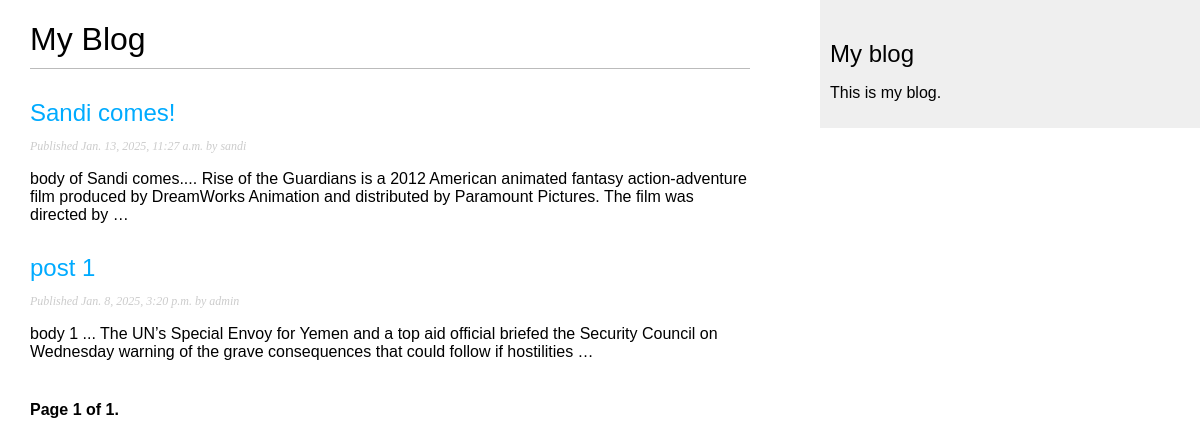
/blog/, run on an earlier commit of the app's database.
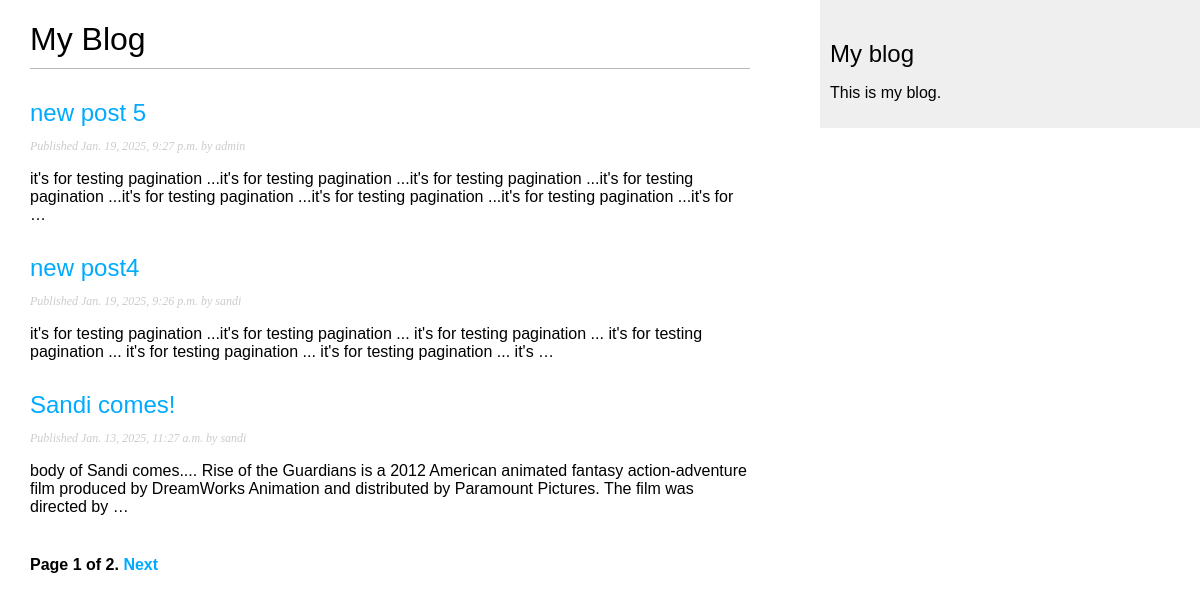
And on a later commit of the database.
### blog/models.py (models this page shows, shortened)
class Post(models.Model):
    class Status(models.TextChoices):
        DRAFT = 'DF', 'Draft'
        PUBLISHED = 'PB', 'Published'
    title= models.CharField(max_length=250)
    slug= models.SlugField(max_length=250, unique_for_date='publish')
    body= models.TextField()
    publish = models.DateTimeField(default=timezone.now)
    created = models.DateTimeField(auto_now_add=True)
    updated = models.DateTimeField(auto_now=True)
    status = models.CharField(
        max_length=2,
        choices=Status,
        default=Status.DRAFT
    )
    author = models.ForeignKey(settings.AUTH_USER_MODEL, on_delete=models.CASCADE, related_name='blog_posts')
    objects = models.Manager()
    published = publishedManager()
    class Meta:
        ordering = ['-publish']
        indexes = [
            models.Index(fields=['-publish']),
        ]
    def get_absolute_url(self):
        return reverse('blog:post_detail', args=[self.publish.year, self.publish.month, self.publish.day, self.slug])

### blog/views.py (the view)
# urls.py: path('', views.post_list, name='post_list'),
def post_list(request):
    post_list = Post.published.all()
    paginator = Paginator(post_list, 3)     #init Pagination with 3 posts per page
    page_number = request.GET.get('page', 1)
    posts = paginator.page(page_number)
    return render(request, 'blog/post/list.html', {'posts': posts})

### blog/models.py (called while the page is built)
    def get_queryset(self):
        return super().get_queryset().filter(status = Post.Status.PUBLISHED)

### blog/templates/blog/post/list.html (shortened to what this page needs)
{% extends "blog/base.html" %}
{% block content %}
    <h1>My Blog</h1>
    {% for post in posts %}
        <h2>
            <a href="{{ post.get_absolute_url }}">
                {{ post.title }}
            </a>
        </h2>
        <p class="date">
            Published {{ post.publish }} by {{ post.author }}
        </p>
        {{ post.body|truncatewords:30|linebreaks }}
    {% endfor %}
    {% include "pagination.html" with page=posts %}
{% endblock %}

### blog/templates/blog/base.html (shortened to what this page needs)
{% load static %}
<!DOCTYPE html>
<html>
<head>
    <link href="{% static "css/blog.css" %}" rel="stylesheet">
</head>
<body>
    <div id="content">
        {% block content %}
        {% endblock %}
    </div>
    <div id="sidebar">
        <h2>My blog</h2>
        <p>This is my blog.</p>
    </div>
</body>
</html>

### blog/templates/pagination.html (shortened to what this page needs)
<div class="pagination">
    <span class="step-links">
        <span class="current">
            Page {{ page.number }} of {{ page.paginator.num_pages }}.
        </span>
        {% if page.has_next %}
            <a href="?page={{ page.next_page_number }}">Next</a>
        {% endif %}
    </span>
</div>

### blog/static/css/blog.css (style rules this page uses)
body { margin:0; padding:0; font-family:helvetica, sans-serif; }
a { color:#00abff; text-decoration:none; }
h1 { font-weight:normal; border-bottom:1px solid #bbb; padding:0 0 10px 0; }
h2 { font-weight:normal; margin:30px 0 0; }
#content { float:left; width:60%; padding:0 0 0 30px; }
#sidebar { float:right; width:30%; padding:10px; background:#efefef; height:100%; }
p.date { color:#ccc; font-family: georgia, serif; font-size: 12px; font-style: italic; }
.pagination { margin:40px 0; font-weight:bold; }

What changed in the data, as far as the page shows it:
no longer on this page (row unchanged): Post: title "post 1", publish "Jan. 8, 2025, 3:20 p.m.", author "admin", body "body 1 ... The UN’s Special Envoy for Yemen and a top aid official briefed the Security Council on Wednesday warning of the grave consequences that could follow if hostilities …"
added Post: title "new post 5", publish "Jan. 19, 2025, 9:27 p.m.", author "admin", body "it's for testing pagination ...it's for testing pagination ...it's for testing pagination ...it's for testing pagination ...it's for testing pagination ...it's for testing pagination ...it's for testing pagination ...it's for …"
added Post: title "new post4", publish "Jan. 19, 2025, 9:26 p.m.", author "sandi", body "it's for testing pagination ...it's for testing pagination ... it's for testing pagination ... it's for testing pagination ... it's for testing pagination ... it's for testing pagination ... it's …"
Also different on the page:
{{ page.paginator.num_pages }}: "1" → "2"
text now shown: "Next"
